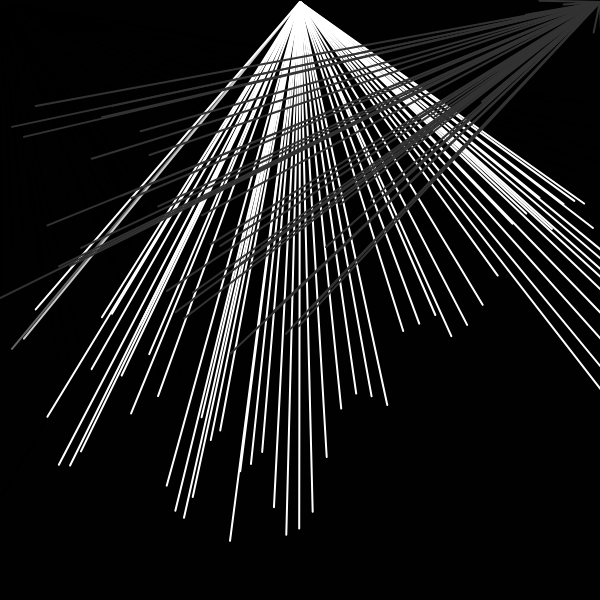
Frame 1 (no input)
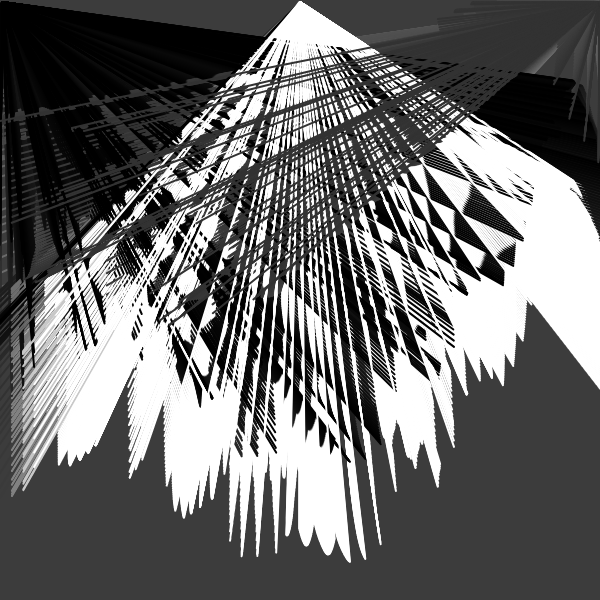
Frame 60 (no input)
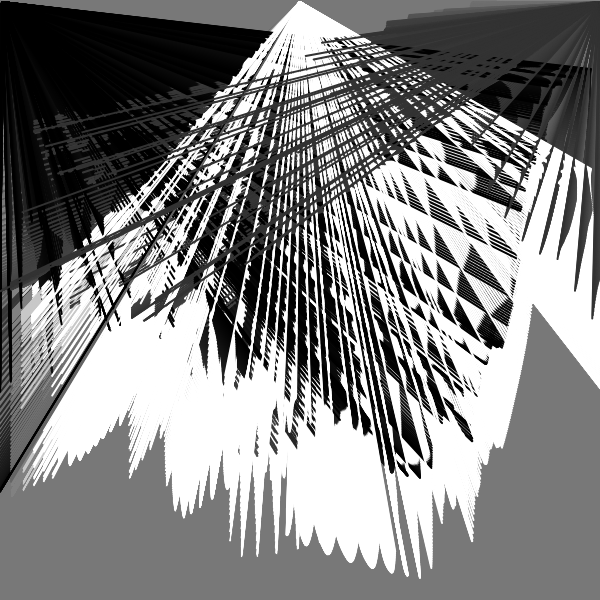
Frame 120 (the mouse pressed at the canvas centre since frame 60)

The p5.js sketch that drew these frames (run headless with seeded random() and noise() and a simulated clock; from frame 60 on, the mouse is pressed at the canvas centre):

// p5.js sketch
// ── sketch.js
/*
ref.
A trick to get looping curves with lerp and delay
https://necessarydisorder.wordpress.com/2018/03/31/a-trick-to-get-looping-curves-with-lerp-and-delay/
*/


const CYCLE = 480;
const VERT_NUM = 3000;
let DELAY_FACTOR = 1.3;


function setup() {

    const s = min(windowWidth , windowHeight);
  createCanvas(s,s); 
  w = 600;
  var canvas;
    if(windowWidth>=600 && windowHeight >=600){
      canvas = createCanvas(600, 600);
    }
    else{
      canvas = createCanvas(windowWidth, windowHeight - 100);
    }

  var x = (windowWidth - width) / 2;
  var y = (windowHeight - height) / 2;

  canvas.position(x, y);
  background(0);
  noStroke();



}

function x1(t){
  return  (cos(TAU * t) - 1) * height * 0.0;
}
function y1(t){
  return 0.5 * width + width * (noise(sin(TAU * t) * 2) - 0.5);
}
 
function x2(t){
  return (cos(TAU * t) + 1) * width * 0.1 + width;
}
function y2(t){
  return 0.5 * width - 0.4 * width * cos(TAU * t);
  
}
 

function draw(){
  
  const frameRatio = frameCount % CYCLE / CYCLE;
  
  const w = 50;
  strokeJoin(ROUND);
  noFill();
  background(200, 1);

    for(let i=0;i< VERT_NUM; i+=50){
    stroke(0);
    fill(0)

    const vertRatio = (i / VERT_NUM) % 1;
    let x = lerp(x1(frameRatio - DELAY_FACTOR * vertRatio), x2(frameRatio - DELAY_FACTOR * (20 - vertRatio)), vertRatio);
    let y = lerp(y1(frameRatio - DELAY_FACTOR * vertRatio*2), y2(frameRatio - DELAY_FACTOR * ( vertRatio)), vertRatio);
    line(x, y , 2, 2);

  }


    strokeWeight(2);

  for(let i=0;i< VERT_NUM; i+=50){
    stroke(i*2);
  fill(0, 10)

    const vertRatio = (i / VERT_NUM) % 1;
    let x = lerp(x1(frameRatio - DELAY_FACTOR * vertRatio*10), x2(frameRatio - DELAY_FACTOR * (20 - vertRatio)), vertRatio);
    let y = lerp(y1(frameRatio - DELAY_FACTOR * vertRatio*2), y2(frameRatio - DELAY_FACTOR * ( vertRatio)), vertRatio);
    line(x, y + 100, width/2, 2);

  }


  for(let i=0;i< VERT_NUM; i+=50){
    stroke(50);
  fill(255, 10)

    const vertRatio = (i / VERT_NUM) % 1;
    let x = lerp(x1(frameRatio - DELAY_FACTOR * vertRatio), x2(frameRatio - DELAY_FACTOR * (vertRatio)), vertRatio);
    let y = lerp(y1(frameRatio - DELAY_FACTOR * vertRatio*-2), y2(frameRatio - DELAY_FACTOR * (500 - vertRatio)), vertRatio);
    line(x, y - 100, width, 2);

  }

}


function createCols(_url) {
  let slash_index = _url.lastIndexOf('/');
  let pallate_str = _url.slice(slash_index + 1);
  let arr = pallate_str.split('-');
  for (let i = 0; i < arr.length; i++) {
    arr[i] = '#' + arr[i];
  }
  return arr;
}
